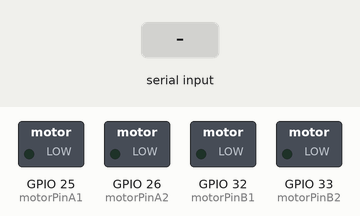
Bench run of a sketch on a simulated ESP32. Parts: switched loads named in the sketch (green lamp = pin HIGH). Inputs (shaded band) come from the test bench. What the sketch prints to the serial monitor is not drawn.

Above: at 1.2 s.
1.3 s: "W\n" received over Serial
At 2.1 s:
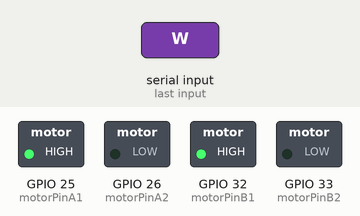
2.9 s: "S\n" received over Serial
At 3.3 s:
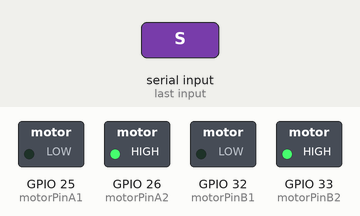
4.5 s: "A\n" received over Serial
At 5.7 s:
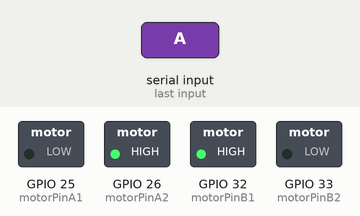
6.1 s: "D\n" received over Serial
At 6.9 s:
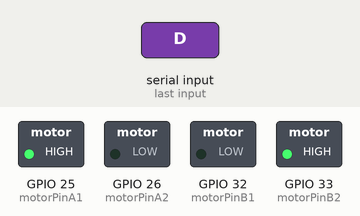
Timing chart, 0 to 8.7 s (numbered marks = the images above; inputs shaded):
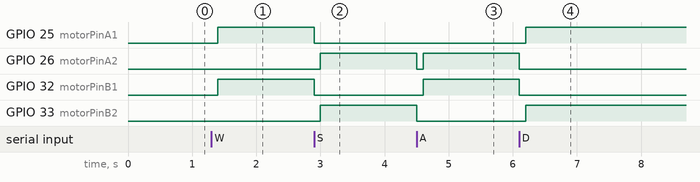

Measured:
- after the input at 1.3 s, GPIO 25 (motorPinA1), GPIO 32 (motorPinB1): LOW → HIGH after 0.10 s
- after the input at 2.9 s, GPIO 25 (motorPinA1), GPIO 32 (motorPinB1): HIGH → LOW at once; GPIO 26 (motorPinA2), GPIO 33 (motorPinB2): LOW → HIGH after 0.10 s
- after the input at 4.5 s, GPIO 26 (motorPinA2): HIGH → LOW at once, → HIGH 0.10 s later; GPIO 32 (motorPinB1): LOW → HIGH after 0.10 s; GPIO 33 (motorPinB2): HIGH → LOW at once
- after the input at 6.1 s, GPIO 25 (motorPinA1), GPIO 33 (motorPinB2): LOW → HIGH after 0.10 s; GPIO 26 (motorPinA2), GPIO 32 (motorPinB1): HIGH → LOW at once

The sketch:

actuator_dual.ino
```cpp
// モータードライバ（L9110S）ーに接続するピンを定義
const int motorPinA1 = 25;   // アクチュエータA 用 IN1
const int motorPinA2 = 26;   // アクチュエータA 用 IN2
const int motorPinB1 = 32;  // アクチュエータB 用 IN1
const int motorPinB2 = 33;  // アクチュエータB 用 IN2

const int motorPinPwmA = 3;  // アクチュエータA 用 PWMピン
const int motorPinPwmB = 5;  // アクチュエータB 用 PWMピン
const int SPEED = 255;

void setup() {
  pinMode(motorPinA1, OUTPUT);
  pinMode(motorPinA2, OUTPUT);
  pinMode(motorPinB1, OUTPUT);
  pinMode(motorPinB2, OUTPUT);

  // pinMode(motorPinPwmA, OUTPUT);
  // pinMode(motorPinPwmB, OUTPUT);

  Serial.begin(9600);
  Serial.println("W/S/A/D でアクチュエータ制御（W:上, S:下, A:左, D:右, 他: 停止）");
}

void loop() {
  if (Serial.available() > 0) {
    char c = Serial.read();

    // 改行コードは無視
    if (c == '\r' || c == '\n') return;

    stopA();
    stopB();
    delay(100);

    switch (c) {
      case 'W':  // 上相当 → 両方伸ばす (forward)
        forwardA();
        forwardB();
        Serial.println("Command: W (Both Forward)");
        break;

      case 'S':  // 下相当 → 両方縮める (reverse)
        reverseA();
        reverseB();
        Serial.println("Command: S (Both Reverse)");
        break;

      case 'A':  // 左相当 → A縮める, B伸ばす
        reverseA();
        forwardB();
        Serial.println("Command: A (A Reverse, B Forward)");
        break;

      case 'D':  // 右相当 → A伸ばす, B縮める
        forwardA();
        reverseB();
        Serial.println("Command: D (A Forward, B Reverse)");
        break;

      default:  // その他キー → 停止
        stopA();
        stopB();
        Serial.print("Unknown key: ");
        Serial.println(c);
        break;
    }
  }
}

void forwardA() {
  forward(motorPinA1, motorPinA2, motorPinPwmA);
}

void forwardB() {
  forward(motorPinB1, motorPinB2, motorPinPwmB);
}

void reverseA() {
  reverse(motorPinA1, motorPinA2, motorPinPwmA);
}

void reverseB() {
  reverse(motorPinB1, motorPinB2, motorPinPwmB);
}

void stopA() {
  stop(motorPinA1, motorPinA2);
}

void stopB() {
  stop(motorPinB1, motorPinB2);
}

// 引数はモーター番号のみに変更
void forward(int motorPin1, int motorPin2, int motorPinPwm) {
  digitalWrite(motorPin1, HIGH);
  digitalWrite(motorPin2, LOW);

  // analogWrite(motorPinPwm, SPEED);
}

void reverse(int motorPin1, int motorPin2, int motorPinPwm) {
  digitalWrite(motorPin1, LOW);
  digitalWrite(motorPin2, HIGH);

  // analogWrite(motorPinPwm, SPEED);
}

void stop(int motorPin1, int motorPin2) {
  digitalWrite(motorPin1, LOW);
  digitalWrite(motorPin2, LOW);
}

void stopSuddenly(int motorPin1, int motorPin2) {
  digitalWrite(motorPin1, HIGH);
  digitalWrite(motorPin2, HIGH);
}
```
